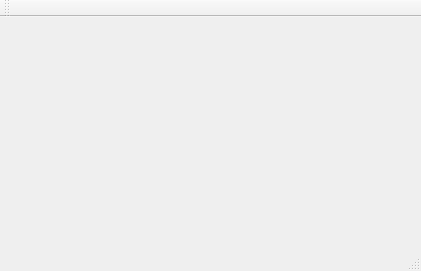
<?xml version="1.0" encoding="UTF-8"?>
<ui version="4.0">
 <class>MainWindow</class>
 <widget class="QMainWindow" name="MainWindow">
  <property name="geometry">
   <rect>
    <x>0</x>
    <y>0</y>
    <width>421</width>
    <height>271</height>
   </rect>
  </property>
  <property name="windowTitle">
   <string>AudioLooper</string>
  </property>
  <widget class="QWidget" name="centralWidget"/>
  <widget class="QToolBar" name="toolBar">
   <property name="windowTitle">
    <string>toolBar</string>
   </property>
   <attribute name="toolBarArea">
    <enum>TopToolBarArea</enum>
   </attribute>
   <attribute name="toolBarBreak">
    <bool>false</bool>
   </attribute>
  </widget>
  <widget class="QStatusBar" name="statusBar"/>
 </widget>
 <layoutdefault spacing="6" margin="11"/>
 <resources/>
 <connections/>
</ui>
